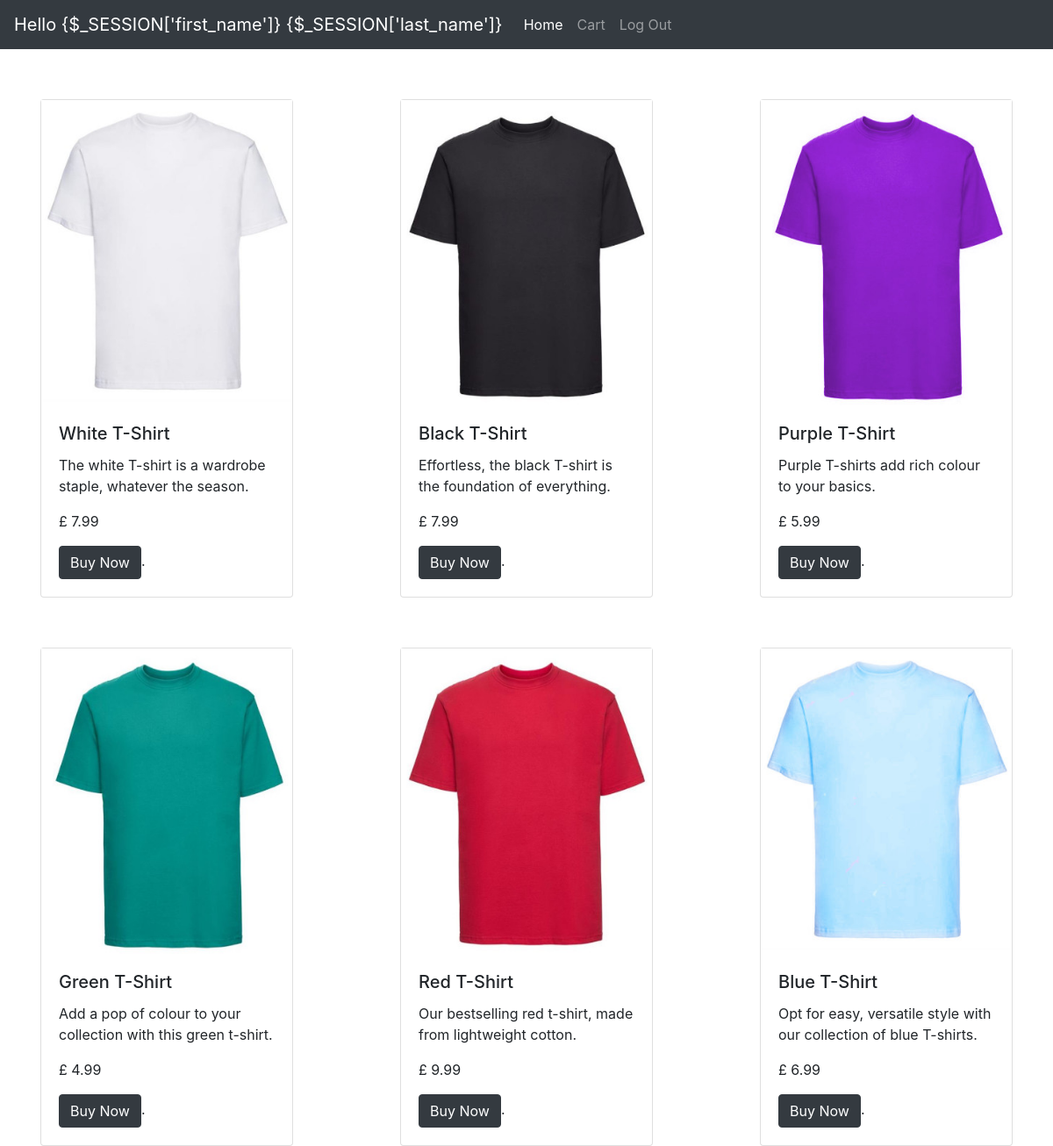
The page /home.php (signed in) on the database its author committed.
### tables this page shows
CREATE TABLE `products` (
  `item_id` int UNSIGNED NOT NULL,
  `item_name` varchar(20) NOT NULL,
  `item_desc` varchar(2000) NOT NULL,
  `item_img` varchar(20) NOT NULL,
  `item_price` decimal(4,2) NOT NULL
);

### src/home.php (the view, shortened to what this page needs)
<?php
    include('includes/nav.php');
    require('connect_db.php');
    echo '<div class="row">';
    $q = "SELECT * FROM products";
    $r = mysqli_query($link, $q);
    if (mysqli_num_rows($r) > 0) {
        while ($row = mysqli_fetch_array($r, MYSQLI_ASSOC)){
            echo '
            <div class="col-sm">
                <div class="card" style="width: 18rem;">
                    <img src="'.$row['item_img'].'" alt="'.$row['item_name'].'">
                    <div class="card-body" text-center">
                        <h5 class="card-title">'.$row['item_name'].'</h5>
                        <p class="card-text">'.$row['item_desc'].'</p>
                        <p class="card-text">&pound '.$row['item_price'].'</p>
                        <a href="added.php?id='.$row['item_id'].'" class="btn btn-dark">Buy Now</a>.
                    </div>
                </div>
            </div> ';
        }
    } else {
        echo '<p>There are currently no items in the table to display.</p>';
    }
?>

### src/includes/nav.php (style rules this page uses)
.card { margin: auto; margin-top: 15%; }

### rows shown on the page
products: item_img (picture), item_name "White T-Shirt", item_desc "The white T-shirt is a wardrobe staple, whatever the season.", item_price "7.99"
products: item_img (picture), item_name "Black T-Shirt", item_desc "Effortless, the black T-shirt is the foundation of everything.", item_price "7.99"
products: item_img (picture), item_name "Purple T-Shirt", item_desc "Purple T-shirts add rich colour to your basics.", item_price "5.99"
products: item_img (picture), item_name "Green T-Shirt", item_desc "Add a pop of colour to your collection with this green t-shirt.", item_price "4.99"
products: item_img (picture), item_name "Red T-Shirt", item_desc "Our bestselling red t-shirt, made from lightweight cotton.", item_price "9.99"
products: item_img (picture), item_name "Blue T-Shirt", item_desc "Opt for easy, versatile style with our collection of blue T-shirts.", item_price "6.99"
